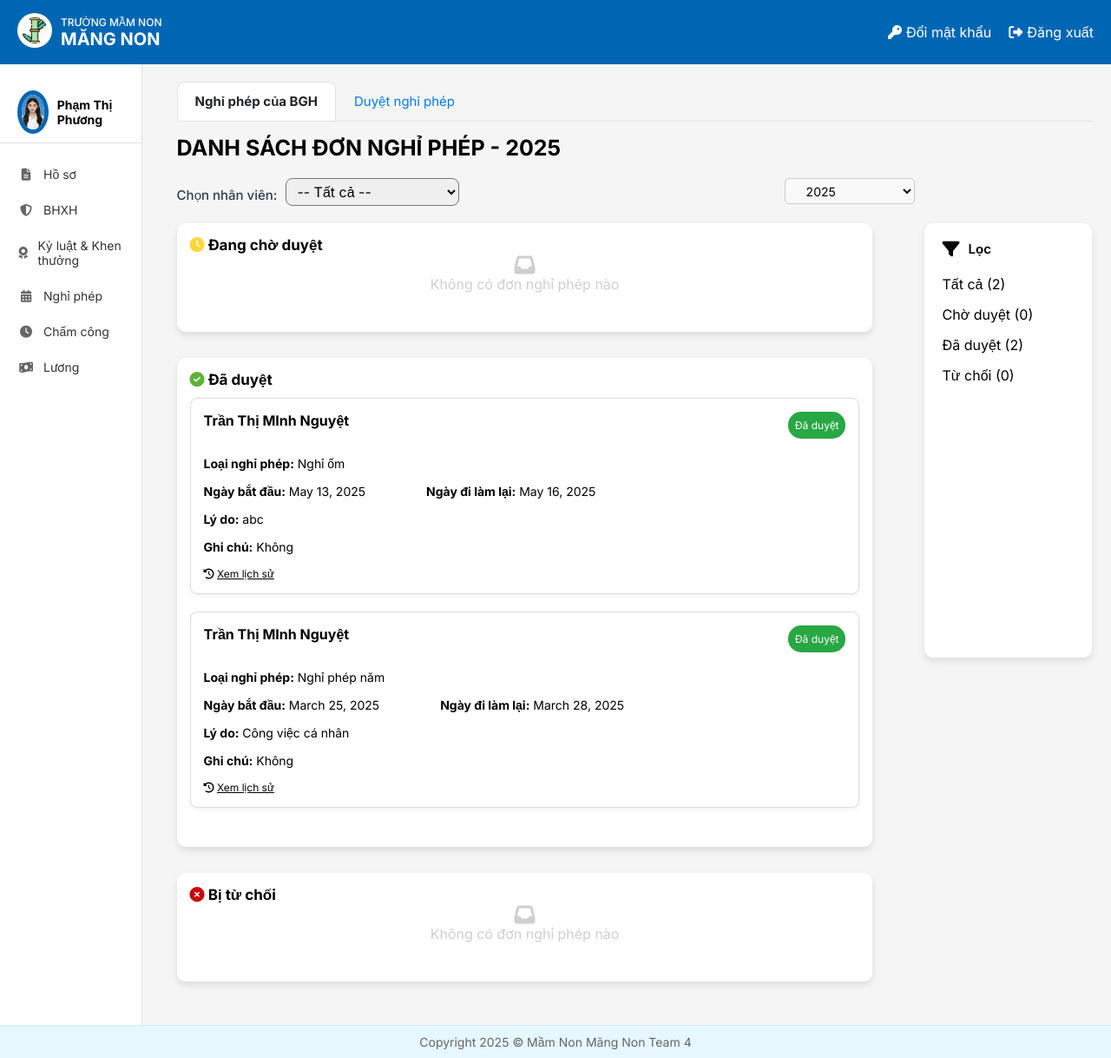
Page /home/hieutruong/NghiPhep/ (signed in) on the earlier database version.
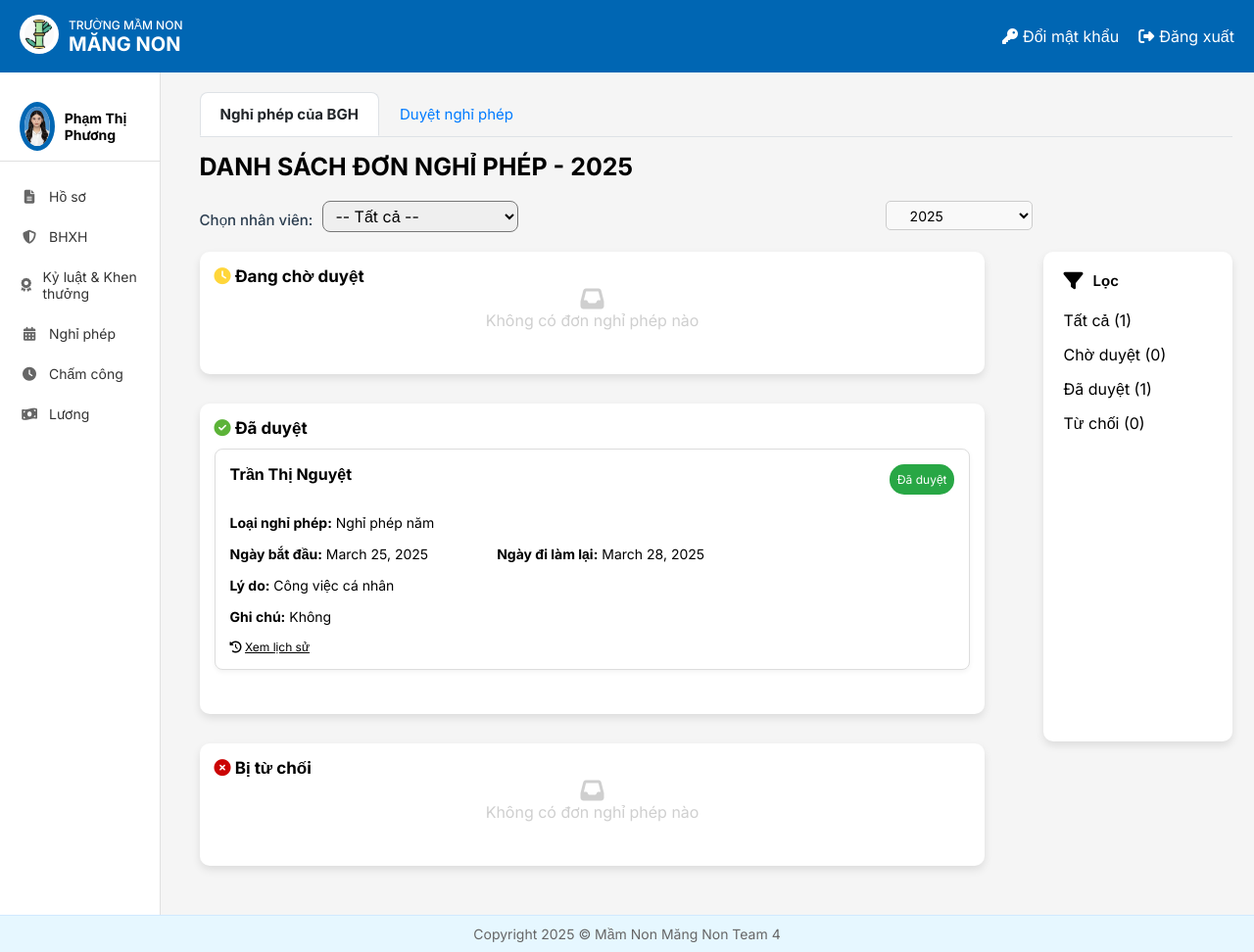
Same page on the later database version.
### HOME/models.py (models this page shows, shortened)
class NghiPhep(models.Model):
   nhan_vien = models.ForeignKey(NhanVien, on_delete=models.CASCADE, related_name='nguoi_tao_don')
   loai_nghi = models.CharField(max_length=100)
   ngay_bat_dau = models.DateField(null=True)
   ngay_ket_thuc = models.DateField(null=True)
   ly_do = models.TextField()
   trang_thai_don = models.CharField(max_length=50, default='Đang chờ duyệt')
   ghi_chu = models.TextField(blank=True, null=True)
   ngay_tao_don = models.DateTimeField(null=True)
   ngay_chinh_sua = models.DateTimeField(null=True)
   nguoi_duyet = models.ForeignKey(NhanVien, null = True, on_delete=models.CASCADE, related_name='nguoi_duyet_don')
   ngay_duyet = models.DateField(blank=True, null=True)

class NhanVien(models.Model):
 user = models.OneToOneField(User, on_delete=models.CASCADE, unique=True, null=False, related_name='nhanvien_home')
 ten_nv = models.CharField(max_length=100)
 anh_ca_nhan = models.ImageField(upload_to='nhanvien/', null=True, blank=True)
 gioi_tinh = models.CharField(max_length=10, choices=[('2', 'Nam'), ('1', 'Nữ')],default='1')
 ngay_sinh = models.DateField(null=True)
 vi_tri_cong_viec = models.CharField(max_length=100, blank=True, null=True)
 to_phong_ban = models.CharField(max_length=50, choices=TO_PHONG_BAN_CHOICES)
 trinh_do_hoc_van = models.CharField(max_length=50, choices=TRINH_DO_HOC_VAN_CHOICES)
 chuyen_nganh = models.CharField(max_length=100, null=True)
 noi_dao_tao = models.CharField(max_length=100)
 nam_tn = models.IntegerField(null=True)
 ngay_cap = models.DateField(null=True)
 noi_cap = models.CharField(max_length=100)
 dia_chi_tam_tru = models.TextField(null=True)
 chuc_vu = models.CharField(max_length=150, null=True)
 so_dien_thoai = models.CharField(
     max_length=10,
     unique=True)
 email = models.EmailField(unique=True, max_length=50, null=True)
 so_cccd = models.CharField(
     max_length=12,
     unique=True
 )
 phu_caps = models.ManyToManyField(PhuCap, through='PhuCapNhanVien',blank=True)
 class Meta:
     db_table = 'HOME_nhanvien'

### NghiPhep/views.py (the view)
# urls.py: path('home/hieutruong/NghiPhep/', NghiPhep_list_hieutruong, name='DanhSachNP_HT'),#hieutruong
@login_required
@permission_required('HOME.view_edit_list_nghiphep_bgh')
def NghiPhep_list_hieutruong(request):
    nhanvien = get_object_or_404(NhanVien, user=request.user)
    thong_tin = DS_NV_quan_ly(request, nhanvien)
    nhan_vien_quan_ly = thong_tin['nhan_vien_BGH']
    year = request.GET.get('year')
    if year is None:
        year = now().year
    else:
        year = int(year)
    danh_sach = NghiPhep.objects.filter(nhan_vien__in=nhan_vien_quan_ly, ngay_tao_don__year=year).order_by('-ngay_tao_don')
    status_labels = ['Đang chờ duyệt', 'Đã duyệt', 'Bị từ chối']
    nghiphep_list = {}
    for status in status_labels:
        nghiphep_list[status] = NghiPhep.objects.filter(trang_thai_don=status, ngay_tao_don__year=year,
                                                        nhan_vien__in=nhan_vien_quan_ly).order_by('-ngay_tao_don')
    formghichu = Ghichu(request.GET)
    context = {
        'nghiphep': nghiphep_list,
        'formghichu': formghichu,
        **DS_NV_quan_ly(request, nhanvien),
        'so_don': danh_sach.count(),
        'so_don_dang_duyet': danh_sach.filter(trang_thai_don='Đang chờ duyệt'),
        'so_don_da_duyet': danh_sach.filter(trang_thai_don='Đã duyệt'),
        'so_don_dang_bi_tu_choi': danh_sach.filter(trang_thai_don='Bị từ chối'),
        'nhan_vien': nhanvien,
        'nhan_vien_quan_ly': nhan_vien_quan_ly,
    }
    return render(request, 'NghiPhep/NP_list_hieutruong.html', context)

### NghiPhep/forms.py
class Ghichu(forms.Form):
    ghi_chu = forms.CharField( required=False,label="",
        widget=forms.Textarea(attrs={'class': 'form-control', 'rows': 5})
    )

### NghiPhep/views.py (called while the page is built)
def ThongTinNPYear( year):
    years = NghiPhep.objects.values_list('ngay_tao_don__year', flat=True).distinct().order_by('-ngay_tao_don__year')
    if year is None:
        year = now().year
    else:
        year = int(year)
    return {'year':year,
            'years': years}

### templates/NghiPhep/NP_list_hieutruong.html (shortened to what this page needs)
{% extends 'NghiPhep/NP_list_admin.html' %}
{% block locdanhsach %}
<div class="ndungloc" style="width:20%; max-height: 500px;">
   <div class="TitleLoc" style="display: flex; gap: 10px; align-items: left;">
        <i class="fa-sharp fa-solid fa-filter" style="font-size: 20px;"></i>
        <p style="margin: 0; font-size: 15px; font-weight: 600;">Lọc</p>
    </div>
    <ul id="dongloc" style="width: 80%; margin-top: 20px; ">
        <li class="loc" >
            <a href="{% url 'DanhSachNP_HT'  %}?year={{ year }}" class="font-bold hover:text-blue-600">
                Tất cả ({{ so_don }})
            </a>
        </li >
        <li class="loc">
            <a href="{% url 'loc_don_nghi_phep_hieutruong' %}?trang_thai=Đang chờ duyệt&year={{ year }}" class=" font-bold hover:text-blue-600">
                Chờ duyệt ({{ so_don_dang_duyet.count }})
            </a>
        </li>
        <li class="loc">
            <a href="{% url 'loc_don_nghi_phep_hieutruong' %}?trang_thai=Đã duyệt&year={{ year }}" class=" font-bold hover:text-blue-600">
                Đã duyệt ({{ so_don_da_duyet.count }})
            </a>
        </li >
        <li class="loc">
            <a href="{% url 'loc_don_nghi_phep_hieutruong' %}?trang_thai=Bị từ chối&year={{ year }}" class=" font-bold hover:text-blue-600">
                Từ chối ({{ so_don_dang_bi_tu_choi.count }})
            </a>
        </li>
    </ul>
</div>
{% endblock %}
{% block header %}
     <form class="Search" action="{% url 'TimKiemNV_HT' %}" style="margin-bottom: 20px">
        <label  style="font-weight: 500; margin-bottom: 0;">Chọn nhân viên:</label>
        <select name="nhan_vien" id="nhan_vien" style="width: 200px; padding: 4px 8px; border-radius: 8px; font-size: 16px;" onchange="this.form.submit()">
            <option value="">-- Tất cả --</option>
          </select>
    </form>
    <form method="get"
          action="{% url 'DanhSachNP_HT' %}"
          style="width:30%; height: 15px" xmlns:nv.id xmlns:nv.id>
            <select name="year" class="form-control" onchange="this.form.submit()"  style="height: 30px; font-size: 14px; padding: 0px 20px;border-radius: 5px;width: 50%;">
                {% for y in years %}
                    <option value="{{ y }}" {% if y == year %}selected{% endif %}>{{ y }}</option>
                {% endfor %}
            </select>
        </form>
{% endblock %}

### templates/NghiPhep/NP_list_admin.html (shortened to what the changed rows need)
{% extends 'NghiPhep/NP_list.html' %}
{% block content %}
<div class="" >
    <div class="ndung" style='display: flex; gap: 60px;  '>
            <div class="ndungNP" style="width: 900px">
                {% for status, danh_sach in nghiphep.items %}
                    <div class="card" style="margin-bottom: 30px;width:100%; background-color: #ffffff; padding: 15px; border-radius: 10px; box-shadow: 0px 4px 8px rgba(0, 0, 0, 0.1);">
                        <div class="card-header">
                            <h2 class="card-title">
                                {% if status == 'Đang chờ duyệt' %}
                                    <i class="fas fa-clock status-icon pending" style="color: #FFD63A"></i>
                                {% elif status == 'Đã duyệt' %}
                                    <i class="fas fa-check-circle status-icon approved" style="color: #5CB338"></i>
                                {% elif status == 'Bị từ chối' %}
                                    <i class="fas fa-times-circle status-icon rejected" style="color: #CB0404"></i>
                                {% endif %}
                                {{status}}
                            </h2>
                        </div>
                        <div class="card-body" style="margin-bottom: 30px; ">
                            {% if danh_sach %}
                                <div class="leave-list">
                                    {% for item in danh_sach %}
                                        <div class="leave-item" style="border: 1px solid #ddd;
                                                                border-radius: 8px;
                                                                padding: 15px;
                                                                background-color: #fff;
                                                                box-shadow: 0 2px 5px rgba(0, 0, 0, 0.05);
                                                                margin-bottom: 20px; margin-top: 10px" >
                                            <div class="leave-header" >
                                                <div class="employee-name" style="display: flex; justify-content: space-between;align-item:center">
                                                    <span class="tennhanvien" style="font-size: 16px; font-weight: bold">{{ item.nhan_vien.ten_nv }}</span>
                                                    <span class="badge {% if status == 'Đang chờ duyệt' %}badge-warning{% elif status == 'Đã duyệt' %}badge-success{% else %}badge-danger{% endif %}">
                                                    {{status}}
                                                    </span>
                                                </div>
                                            </div>
                                            <div class="leave-body" style="">
                                                <div class="leave-details" style="margin-top: 20px; font-size: 14px" >
                                                    <div class="detail-group">
                                                        <p><strong >Loại nghỉ phép:</strong> {{item.loai_nghi }}</p>
                                                    </div>
                                                    <div class="detail-group" style="display: flex; gap: 70px">
                                                        <p><strong >Ngày bắt đầu:</strong> {{ item.ngay_bat_dau }}</p>
                                                        <p><strong>Ngày đi làm lại:</strong> {{ item.ngay_ket_thuc }}</p>
                                                    </div>
                                                    <div class="detail-group">
                                                        <p><strong>Lý do:</strong> {{ item.ly_do }}</p>
                                                    </div>
                                                    {% if item.trang_thai_don == 'Đang chờ duyệt' %}
                                                        <div class="detail-group">
                                                            <form method="post" action="{% url 'XulyNP' item.id %}" style="width: 100%;">
                                                                {% csrf_token %}
                                                                <div class="inputghichu">
                                                                    <p><strong>Ghi chú:</strong></p>
                                                                    <textarea style="width: 60%; margin-top: 5px; border: 1px solid #999;border-radius: 5px" name="ghichu" id="id_ghichu" rows="4">{{ formghichu.ghichu.value }}</textarea>
                                                                </div>
                                                                {% if messages %}
                                                                    {% for message in messages %}
                                                                        <div class="alert alert-danger">{{ message }}</div>
                                                                    {% endfor %}
                                                                {% endif %}
                                                                <div class="duyet_tuchoi" style="display: flex; gap: 10px; margin-top: 5px">
                                                                    <button type="submit" name="action" value="duyet" class="btn-duyet">Duyệt</button>
                                                                    <button type="submit" name="action" value="tuchoi" class="btn-tuchoi">Từ chối</button>
                                                                </div>
                                                            </form>
                                                        </div>
                                                    {% else %}
                                                        <div class="detail-group">
                                                            <p><strong>Ghi chú:</strong> {{ item.ghi_chu|default:"Không" }}</p>
                                                        </div>
                                                    {% endif %}
                                                </div>
                                            </div>
                                            <div class="np-card-footer">
                                                <div style=" ">
                                                    <i class="fa-solid fa-clock-rotate-left" style="size: 14px"></i>
                                                    <a onclick="toggleHistory({{ item.id }})" class="historylink" style="text-decoration: underline"> Xem lịch sử</a>
                                                </div>
                                            </div>
                                        </div>
                                    {% endfor %}
                                </div>
                            {% else %}
                                <div class="empty-state">
                                    <i class="fas fa-inbox" style="font-size: 24px"></i>
                                    <p>Không có đơn nghỉ phép nào</p>
                                </div>
                            {% endif %}
                        </div>
                    </div>
                {% endfor %}
            </div>
            {% block locdanhsach %}{% endblock %}
    </div>
</div>
{% endblock %}

Differences in the rows shown:
removed NghiPhep: nhan_vien.ten_nv "Trần Thị MInh Nguyệt", trang_thai_don "Đã duyệt", loai_nghi "Nghỉ ốm", ngay_bat_dau "May 13, 2025", ngay_ket_thuc "May 16, 2025", ly_do "abc", ghi_chu "Không"
changed through a linked row, NghiPhep "Nghỉ phép năm": nhan_vien.ten_nv "Trần Thị MInh Nguyệt" → "Trần Thị Nguyệt"
Other differences:
{{ so_don }}: "2" → "1"
{{ so_don_da_duyet.count }}: "2" → "1"
